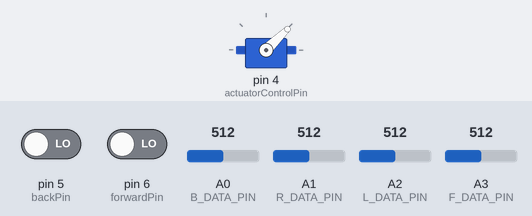
Bench run of a sketch on a simulated Arduino Uno, built with avr-gcc and run on an emulated ATmega328P. Parts: servo. Inputs (shaded band) come from the test bench; at power-on: pin 6 (forwardPin) LOW, pin 5 (backPin) LOW, A0 (B_DATA_PIN) = 512, A1 (R_DATA_PIN) = 512, A2 (L_DATA_PIN) = 512, A3 (F_DATA_PIN) = 512. What the sketch prints to the serial monitor is not drawn.

Above: at 2.8 s.
2.9 s: pin 6 (forwardPin) driven HIGH
At 3.8 s:
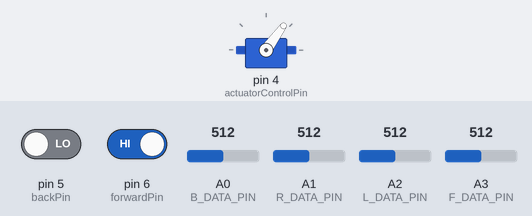
10.2 s: pin 5 (backPin) driven HIGH
At 10.8 s:
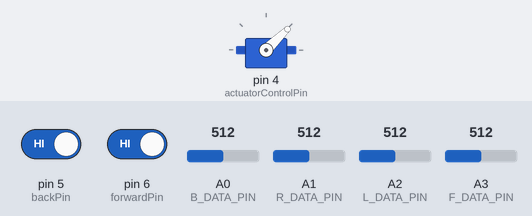
Timing chart, 0 to 13.0 s (numbered marks = the images above; inputs shaded):
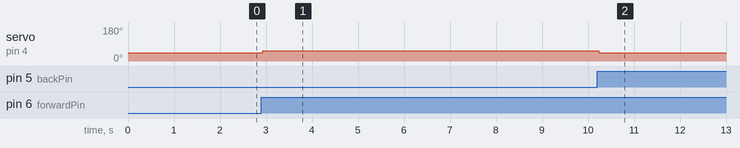

Measured:
- after the input at 2.9 s, servo on pin 4 (actuatorControlPin): 44° → 54° at once
- after the input at 10.2 s, servo on pin 4 (actuatorControlPin): 54° → 44° at once

The sketch:

final_control_code.ino
```cpp
#include <Servo.h>
#include <InputDebounce.h>

//Initialisation of variables
#define S0 10
#define S1 11
#define S2 12
#define S3 13

#define B_DATA_PIN A0
#define R_DATA_PIN A1
#define L_DATA_PIN A2
#define F_DATA_PIN A3

//Address’ of the multiplexer pins
const bool Numbers [16] [4] = {{0, 0, 0, 0}, //0
{1, 0, 0, 0}, //1
{0, 1, 0, 0}, //2
{1, 1, 0, 0}, //3
{0, 0, 1, 0}, //4
{1, 0, 1, 0}, //5
{0, 1, 1, 0}, //6
{1, 1, 1, 0}, //7
{0, 0, 0, 1}, //8
{1, 0, 0, 1}, //9
{0, 1, 0, 1}, //10
{1, 1, 0, 1}, //11
{0, 0, 1, 1}, //12
{1, 0, 1, 1}, //13
{0, 1, 1, 1}, //14
{1, 1, 1, 1}}; //15

#define BUTTON_DEBOUNCE_DELAY   20   // [ms]

Servo myservo;
const int PowerPin = 7;
const int forwardPin = 6;
const int backPin = 5;
const int actuatorControlPin = 4;

int microseconds = 1000;

InputDebounce forwardButton;
InputDebounce backwardButton;

void setup()
{
  forwardButton.registerCallbacks([](uint8_t){microseconds = min(2000, microseconds + 100);}, NULL);
  backwardButton.registerCallbacks([](uint8_t){microseconds = max(1000, microseconds - 100);}, NULL);

  forwardButton.setup(forwardPin, BUTTON_DEBOUNCE_DELAY, InputDebounce::PIM_EXT_PULL_DOWN_RES);
  backwardButton.setup(backPin, BUTTON_DEBOUNCE_DELAY, InputDebounce::PIM_EXT_PULL_DOWN_RES);

  myservo.attach(actuatorControlPin);
  pinMode(PowerPin, OUTPUT);
  digitalWrite(PowerPin, HIGH);

  pinMode(forwardPin, INPUT);
  pinMode(backPin, INPUT);

  //Defintion of the four outputs of the Arduino
  pinMode(S0, OUTPUT);
  pinMode(S1, OUTPUT);
  pinMode(S2, OUTPUT);
  pinMode(S3, OUTPUT);

  //Initialisation of serial communication
  Serial.begin(115200);
}

//Function that open the chosen channel of the multiplexor
void selectMuxPin(int channel)
{
  const int selectPins[4] = {10, 11, 12, 13};
  if (channel > 16) return; // Exit if pin is out of scope

  for (int i = 0; i < 4; i++)
  {
    if (Numbers[channel][i] == 1)
    {
      digitalWrite(selectPins[i], HIGH);
    }
    else
    {
      digitalWrite(selectPins[i], LOW);
    }
  }
}

void blocking_write(byte input)
{
  while (Serial.write(input) == 0)
  {}
}

void send_over_serial(int input)
{
  blocking_write(highByte(input));
  blocking_write(lowByte(input));
}


void loop()
{
  const int CHANNELS_PER_MUX = 16;

  send_over_serial(0xDEAD);
  send_over_serial(0xBEEF);
  send_over_serial(0xC001);
  send_over_serial(0xCAFE);

  for (int j = 0; j < CHANNELS_PER_MUX; j++)
  {
    selectMuxPin(j); //Open j channel of each multiplexer at the same time
    send_over_serial(analogRead(B_DATA_PIN));
  }
  for (int j = 0; j < CHANNELS_PER_MUX; j++)
  {
    selectMuxPin(j); //Open j channel of each multiplexer at the same time
    send_over_serial(analogRead(R_DATA_PIN));
  }
  for (int j = 0; j < CHANNELS_PER_MUX; j++)
  {
    selectMuxPin(j); //Open j channel of each multiplexer at the same time
    send_over_serial(analogRead(L_DATA_PIN));
  }
  for (int j = 0; j < CHANNELS_PER_MUX; j++)
  {
    selectMuxPin(j); //Open j channel of each multiplexer at the same time
    send_over_serial(analogRead(F_DATA_PIN));
  }

  unsigned long now = millis();
  forwardButton.process(now);
  backwardButton.process(now);

  myservo.writeMicroseconds(microseconds);
  send_over_serial(microseconds);
}
```
